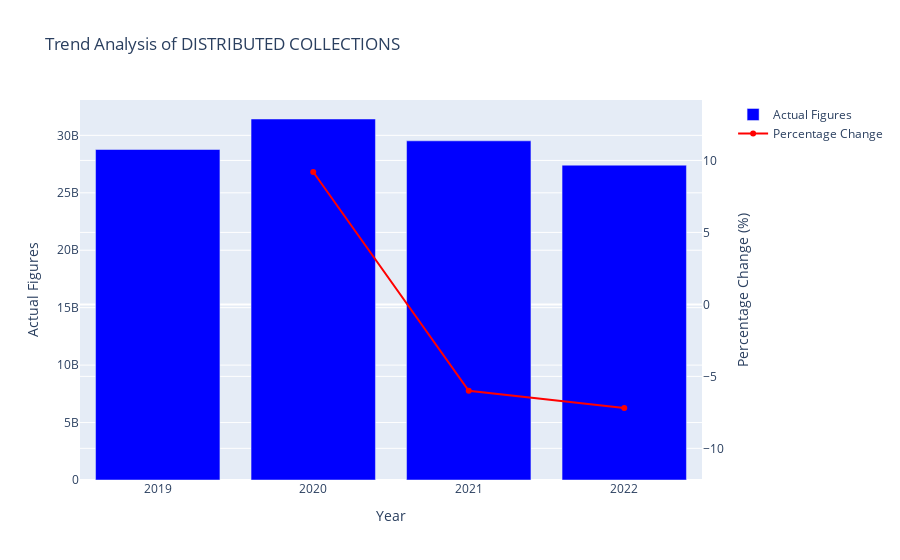

The cell this chart's notebook holds for it:
### Markdown cell above
## 5. Combining actual figures with percentage changes (from a table like P-3) enables a more nuanced trend analysis. It can illustrate not just the trend but also the rate of change, which can be crucial for understanding the dynamics of the program.

### Code cell
import pandas as pd
import plotly.graph_objs as go

# Load the data
file_path = '/Users/asmafarooq/github/mids-datasci200-fall23-Asma-Farooq/fy_2022_preliminary_data_tables.xlsx'
table_p3 = pd.read_excel(file_path, sheet_name='P-3')

# Select only the row for 'DISTRIBUTED COLLECTIONS'
distributed_collections = table_p3.loc[table_p3.iloc[:, 0] == 'DISTRIBUTED COLLECTIONS']

# Extract actual figures and percentage changes
actual_figures = distributed_collections.iloc[0, [1, 2, 4, 6]].tolist()  # Actual figures for 2019, 2020, 2021, 2022
percent_changes = distributed_collections.iloc[0, [3, 5, 7]].tolist()  # Percentage changes for 2019-2020, 2020-2021, 2021-2022

# Convert percent changes to numeric and handle None or empty values
percent_changes_numeric = [float(str(val).strip('%')) if isinstance(val, str) and val.strip('%') else 0 for val in percent_changes]

# Years for plotting the percentage change, corresponding to the end of each period
percent_years = [2020, 2021, 2022]

# Correct the range for the secondary y-axis, filtering out zero values
valid_percent_changes = [val for val in percent_changes_numeric if val != 0]
y2_range = [min(valid_percent_changes) - 5, max(valid_percent_changes) + 5] if valid_percent_changes else [-5, 5]

# Plotting
fig = go.Figure()

# Adding bar chart for actual figures
fig.add_trace(go.Bar(
    x=years,
    y=actual_figures,
    name='Actual Figures',
    marker_color='blue'
))

# Adding line chart for percentage changes
# Only plot the years where we have percentage change data
fig.add_trace(go.Scatter(
    x=percent_years,
    y=percent_changes_numeric,
    name='Percentage Change',
    mode='lines+markers',  # This will create both lines and markers for each data point
    marker_color='red',
    yaxis='y2'
))

# Updating layout to fix the x-axis, add a secondary y-axis, and move the legend outside the graph
fig.update_layout(
    title='Trend Analysis of DISTRIBUTED COLLECTIONS',
    xaxis=dict(
        title='Year',
        tickmode='array',
        tickvals=years,
        ticktext=[str(year) for year in years]
    ),
    yaxis=dict(
        title='Actual Figures',
        side='left'
    ),
    yaxis2=dict(
        title='Percentage Change (%)',
        overlaying='y',
        side='right',
        range=y2_range  # Use the corrected range
    ),
    legend=dict(
        x=1.05,  # Position the legend to the right of the plot
        y=1,
        bgcolor='rgba(255, 255, 255, 0.5)',  # Slightly transparent background for the legend for readability
        bordercolor='rgba(255, 255, 255, 0)'
    ),
    # Add some margin to the right to ensure the legend fits without being cut off
    margin=dict(r=160)
)

fig.show()

### Figure 1 — Plotly figure (JSON) as saved in the notebook; plotly's stock layout.template omitted (floating-point values rounded to 4 significant figures)
{"data": [{"marker": {"color": "blue"}, "name": "Actual Figures", "type": "bar", "x": [2019, 2020, 2021, 2022], "y": [28767185944, 31422753145, 29521877168, 27404108381]}, {"marker": {"color": "red"}, "mode": "lines+markers", "name": "Percentage Change", "type": "scatter", "x": [2020, 2021, 2022], "y": [9.2, -6, -7.2], "yaxis": "y2"}], "layout": {"autosize": true, "legend": {"bgcolor": "rgba(255, 255, 255, 0.5)", "bordercolor": "rgba(255, 255, 255, 0)", "x": 1.05, "y": 1}, "margin": {"r": 160}, "title": {"text": "Trend Analysis of DISTRIBUTED COLLECTIONS"}, "xaxis": {"autorange": true, "range": [2018.0, 2022.0], "tickmode": "array", "ticktext": ["2019", "2020", "2021", "2022"], "tickvals": [2019, 2020, 2021, 2022], "title": {"text": "Year"}, "type": "linear"}, "yaxis": {"autorange": true, "range": [0, 33080000000.0], "side": "left", "title": {"text": "Actual Figures"}, "type": "linear"}, "yaxis2": {"overlaying": "y", "range": [-12.2, 14.2], "side": "right", "title": {"text": "Percentage Change (%)"}, "type": "linear"}}}
